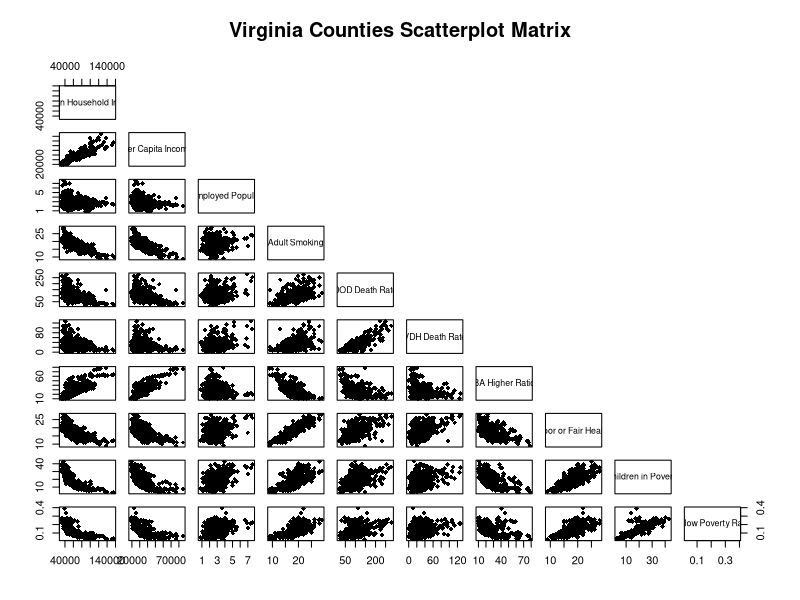
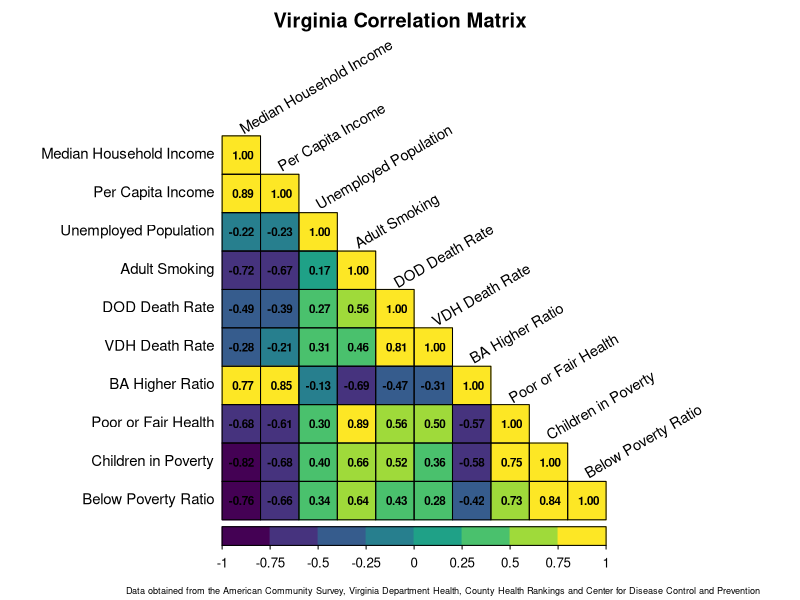

Write R code to recreate these figures, in order.
## ---- chunk 1
# Load necessary libraries
library(dplyr)
library(corrplot)
library(viridis)
library(here)

virginia_2018_2022 = read.csv(here("Data/merged_data", "virginia_2018_2022.csv"), sep = ",", header = TRUE)

# Ensure the dataset is clean and filter the necessary columns
corr_data <- virginia_2018_2022 %>%
  mutate(
    Median_household_income = as.numeric(as.character(Median_household_income)),
    per_capita_income = as.numeric(as.character(per_capita_income)),
    unemployed_pop_pe = as.numeric(as.character(unemployed_pop_pe)),
    Adult_smoking = as.numeric(as.character(Adult_smoking)),
    DOD_death_rate = as.numeric(as.character(DOD_death_rate)),
    VDH_death_rate = as.numeric(as.character(VDH_death_rate)),
    BA_higher_ratio = as.numeric(as.character(BA_higher_ratio)),
    Poor_fair_health = as.numeric(as.character(Poor_fair_health)),
    Children_in_poverty = as.numeric(as.character(Children_in_poverty)),
    below_poverty_ratio = as.numeric(as.character(below_poverty_ratio))
  ) %>%
  select(Median_household_income, per_capita_income, unemployed_pop_pe, Adult_smoking, DOD_death_rate, VDH_death_rate, BA_higher_ratio, Poor_fair_health, Children_in_poverty, below_poverty_ratio)

# Remove rows with NA values
corr_data <- na.omit(corr_data)

# Update variable names for better readability
colnames(corr_data) <- c("Median Household Income", "Per Capita Income", "Unemployed Population", "Adult Smoking", "DOD Death Rate", "VDH Death Rate", "BA Higher Ratio", "Poor or Fair Health", "Children in Poverty", "Below Poverty Ratio")

# Scatterplot matrix
pairs(corr_data, pch = 18, upper.panel = NULL, main = "Virginia Counties Scatterplot Matrix")

# Correlation plot with enhanced color variation and customized legend scale
corr_matrix <- cor(corr_data)

# Define breaks for the correlation scale
breaks <- seq(-1, 1, by = 0.25)

# Define custom color palette with viridis
corr_colors <- viridis::viridis(length(breaks) - 1)

# Plot the correlation matrix with customized color legend
corrplot(corr_matrix, method = "color", type = "lower", col = corr_colors, 
         title = "Virginia Correlation Matrix", mar = c(0, 2, 2, 2),  # Increase right margin
         cl.length = length(breaks), 
         cl.cex = 0.8, cl.align.text = "r", cl.ratio = 0.2, 
         tl.cex = 0.9, 
         tl.col = "black", tl.srt = 30, # Set text rotation to 30 degrees
         addCoef.col = "black", number.cex = 0.7, cl.offset = 0.5, # Adjust the size of the numbers inside boxes and the legend
         addgrid.col = "black")

# Add a caption
mtext("Data obtained from the American Community Survey, Virginia Department Health, County Health Rankings and Center for Disease Control and Prevention", 
      side = 1, line = 4, adj = 1, cex = 0.55)

